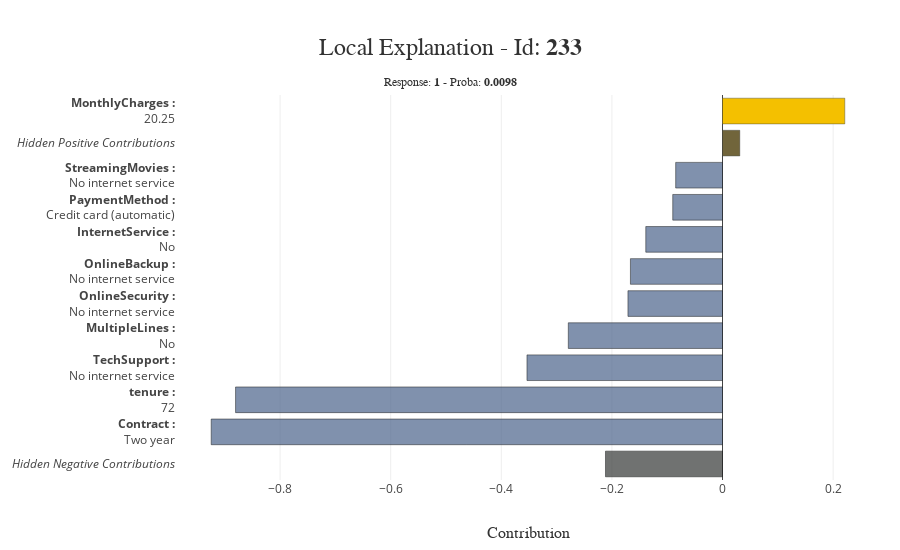

Notebook code for this chart:
### Code cell
xpl_dependent.filter(max_contrib=10)
xpl_dependent.plot.local_plot(index=233)

### Figure 1 — Plotly figure (JSON) as saved in the notebook; plotly's stock layout.template omitted (floating-point values rounded to 4 significant figures)
{"data": [{"customdata": ["<b>Hidden Negative Contributions</b>"], "hovertemplate": "%{customdata}<br />Contribution: %{x:.4f}<extra></extra>", "marker": {"color": "rgba(52, 55, 54, 0.7)", "line": {"color": "rgba(27, 28, 28, 1.0)", "width": 0.5}}, "orientation": "h", "showlegend": false, "type": "bar", "x": [-0.2116], "y": ["<i>Hidden Negative Contributions</i>"]}, {"customdata": ["<b>Contract :</b><br />Two year"], "hovertemplate": "%{customdata}<br />Contribution: %{x:.4f}<extra></extra>", "marker": {"color": "rgba(74, 99, 138, 0.7)", "line": {"color": "rgba(27, 28, 28, 1.0)", "width": 0.5}}, "orientation": "h", "showlegend": false, "type": "bar", "x": [-0.9245], "y": ["<b>Contract :</b><br />Two year"]}, {"customdata": ["<b>tenure :</b><br />72"], "hovertemplate": "%{customdata}<br />Contribution: %{x:.4f}<extra></extra>", "marker": {"color": "rgba(74, 99, 138, 0.7)", "line": {"color": "rgba(27, 28, 28, 1.0)", "width": 0.5}}, "orientation": "h", "showlegend": false, "type": "bar", "x": [-0.8805], "y": ["<b>tenure :</b><br />72"]}, {"customdata": ["<b>TechSupport :</b><br />No internet service"], "hovertemplate": "%{customdata}<br />Contribution: %{x:.4f}<extra></extra>", "marker": {"color": "rgba(74, 99, 138, 0.7)", "line": {"color": "rgba(27, 28, 28, 1.0)", "width": 0.5}}, "orientation": "h", "showlegend": false, "type": "bar", "x": [-0.3536], "y": ["<b>TechSupport :</b><br />No internet service"]}, {"customdata": ["<b>MultipleLines :</b><br />No"], "hovertemplate": "%{customdata}<br />Contribution: %{x:.4f}<extra></extra>", "marker": {"color": "rgba(74, 99, 138, 0.7)", "line": {"color": "rgba(27, 28, 28, 1.0)", "width": 0.5}}, "orientation": "h", "showlegend": false, "type": "bar", "x": [-0.2788], "y": ["<b>MultipleLines :</b><br />No"]}, {"customdata": ["<b>OnlineSecurity :</b><br />No internet service"], "hovertemplate": "%{customdata}<br />Contribution: %{x:.4f}<extra></extra>", "marker": {"color": "rgba(74, 99, 138, 0.7)", "line": {"color": "rgba(27, 28, 28, 1.0)", "width": 0.5}}, "orientation": "h", "showlegend": false, "type": "bar", "x": [-0.171], "y": ["<b>OnlineSecurity :</b><br />No internet service"]}, {"customdata": ["<b>OnlineBackup :</b><br />No internet service"], "hovertemplate": "%{customdata}<br />Contribution: %{x:.4f}<extra></extra>", "marker": {"color": "rgba(74, 99, 138, 0.7)", "line": {"color": "rgba(27, 28, 28, 1.0)", "width": 0.5}}, "orientation": "h", "showlegend": false, "type": "bar", "x": [-0.1665], "y": ["<b>OnlineBackup :</b><br />No internet service"]}, {"customdata": ["<b>InternetService :</b><br />No"], "hovertemplate": "%{customdata}<br />Contribution: %{x:.4f}<extra></extra>", "marker": {"color": "rgba(74, 99, 138, 0.7)", "line": {"color": "rgba(27, 28, 28, 1.0)", "width": 0.5}}, "orientation": "h", "showlegend": false, "type": "bar", "x": [-0.1388], "y": ["<b>InternetService :</b><br />No"]}, {"customdata": ["<b>PaymentMethod :</b><br />Credit card (automatic)"], "hovertemplate": "%{customdata}<br />Contribution: %{x:.4f}<extra></extra>", "marker": {"color": "rgba(74, 99, 138, 0.7)", "line": {"color": "rgba(27, 28, 28, 1.0)", "width": 0.5}}, "orientation": "h", "showlegend": false, "type": "bar", "x": [-0.09], "y": ["<b>PaymentMethod :</b><br />Credit card (automatic)"]}, {"customdata": ["<b>StreamingMovies :</b><br />No internet service"], "hovertemplate": "%{customdata}<br />Contribution: %{x:.4f}<extra></extra>", "marker": {"color": "rgba(74, 99, 138, 0.7)", "line": {"color": "rgba(27, 28, 28, 1.0)", "width": 0.5}}, "orientation": "h", "showlegend": false, "type": "bar", "x": [-0.08468], "y": ["<b>StreamingMovies :</b><br />No internet service"]}, {"customdata": ["<b>Hidden Positive Contributions</b>"], "hovertemplate": "%{customdata}<br />Contribution: %{x:.4f}<extra></extra>", "marker": {"color": "rgba(113, 101, 59, 1.0)", "line": {"color": "rgba(52, 55, 54, 0.8)", "width": 0.5}}, "orientation": "h", "showlegend": false, "type": "bar", "x": [0.03127], "y": ["<i>Hidden Positive Contributions</i>"]}, {"customdata": ["<b>MonthlyCharges :</b><br />20.25"], "hovertemplate": "%{customdata}<br />Contribution: %{x:.4f}<extra></extra>", "marker": {"color": "rgba(244, 192, 0, 1.0)", "line": {"color": "rgba(52, 55, 54, 0.8)", "width": 0.5}}, "orientation": "h", "showlegend": false, "type": "bar", "x": [0.2211], "y": ["<b>MonthlyCharges :</b><br />20.25"]}], "layout": {"barmode": "group", "height": 550, "hovermode": "closest", "margin": {"b": 70, "l": 150, "r": 20, "t": 95}, "title": {"font": {"color": "rgb(50, 50, 50)", "family": "Arial", "size": 24}, "text": "Local Explanation - Id: <b>233</b><span style='font-size: 12px;'><br />Response: <b>1</b> - Proba: <b>0.0098</b></span>", "x": 0.5, "xanchor": "center", "y": 0.9, "yanchor": "middle"}, "width": 900, "xaxis": {"automargin": true, "title": {"font": {"color": "rgb(50, 50, 50)", "family": "Arial Black", "size": 16}, "text": "Contribution"}}, "yaxis": {"automargin": true, "title": {"font": {"color": "rgb(50, 50, 50)", "family": "Arial Black", "size": 16}}, "type": "category"}}}
